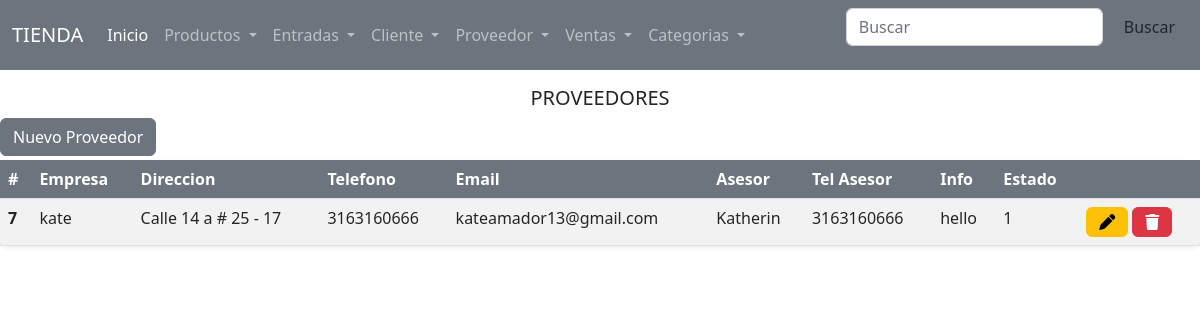
Screenshot of /crudProveedor/proveedor.vista.php with the database file from the repository.
### tables this page shows
CREATE TABLE `proveedores` (
  `id_proveedor` int NOT NULL,
  `empresa_proveedor` varchar(30) NOT NULL,
  `direccion_proveedor` varchar(40) NOT NULL,
  `telefono_proveedor` varchar(15) NOT NULL,
  `email_proveedor` varchar(40) NOT NULL,
  `asesor_proveedor` varchar(30) NOT NULL,
  `telAsesor_proveedor` varchar(15) NOT NULL,
  `infoAdicional_proveedor` varchar(250) NOT NULL,
  `estado_proveedor` tinyint(1) NOT NULL
);

### crudProveedor/proveedor.vista.php (the view, shortened to what this page needs)
<body>
    <?php include '../util/header.php';  ?>
    <div class="col-12 mt-3">
        <h5 class="text-center">PROVEEDORES</h5>
        <div class="mb-1">
            <input class="btn btn-secondary" name="guardar_proveedor" type="submit" value="Nuevo Proveedor" data-bs-toggle="modal" data-bs-target="#guardar">
        </div>
    </div>
    <table class="table table table-striped shadow-sm p-3 mb-5 bg-white rounded">
        <thead>
            <tr class="bg-secondary text-white">
                <th scope="col">#</th>
                <th scope="col">Empresa</th>
                <th scope="col">Direccion</th>
                <th scope="col">Telefono</th>
                <th scope="col">Email</th>
                <th scope="col">Asesor</th>
                <th scope="col">Tel Asesor</th>
                <th scope="col">Info</th>
                <th scope="col">Estado</th>
                <th scope="col"></th>
            </tr>
        </thead>
        <tbody>
            <?php
            include('../conexion.php');
            $sql = $conn->query("SELECT * FROM proveedores WHERE estado_proveedor = 1");
            while ($datos = $sql->fetch_object()) {
                $datosProveedor =
                    $datos->id_proveedor . "||" .
                    $datos->empresa_proveedor . "||" .
                    $datos->direccion_proveedor . "||" .
                    $datos->telefono_proveedor . "||" .
                    $datos->email_proveedor . "||" .
                    $datos->asesor_proveedor . "||" .
                    $datos->telAsesor_proveedor . "||" .
                    $datos->infoAdicional_proveedor . "||" .
                    $datos->estado_proveedor;
            ?>
                <tr>
                    <th scope="row"><?= $datos->id_proveedor; ?></th>
                    <td><?= $datos->empresa_proveedor; ?></td>
                    <td><?= $datos->direccion_proveedor; ?></td>
                    <td><?= $datos->telefono_proveedor; ?></td>
                    <td><?= $datos->email_proveedor; ?></td>
                    <td><?= $datos->asesor_proveedor; ?></td>
                    <td><?= $datos->telAsesor_proveedor; ?></td>
                    <td><?= $datos->infoAdicional_proveedor; ?></td>
                    <td><?= $datos->estado_proveedor; ?></td>
                    <td>
                        <a href="" class="btn btn-small btn-warning" data-bs-toggle="modal" data-bs-target="#exampleModal" onclick="agregarForm('<?php echo $datosProveedor ?>');"><i class="fa-solid fa-pen"></i></a>
                        <a href="proveedor.controlador.php?id=<?= $datos->id_proveedor ?>" class="btn btn-small btn-danger"><i class="fa-solid fa-trash"></i></a>
                    </td>
                </tr>
            <?php } ?>
        </tbody>
    </table>
    <?php include '../util/footer.php';  ?>

### rows the page displays
proveedores: id_proveedor "7", empresa_proveedor "kate", direccion_proveedor "Calle 14 a # 25 - 17", telefono_proveedor "3163160666", email_proveedor "kateamador13@gmail.com", asesor_proveedor "Katherin", telAsesor_proveedor "3163160666", infoAdicional_proveedor "hello", estado_proveedor "1"
